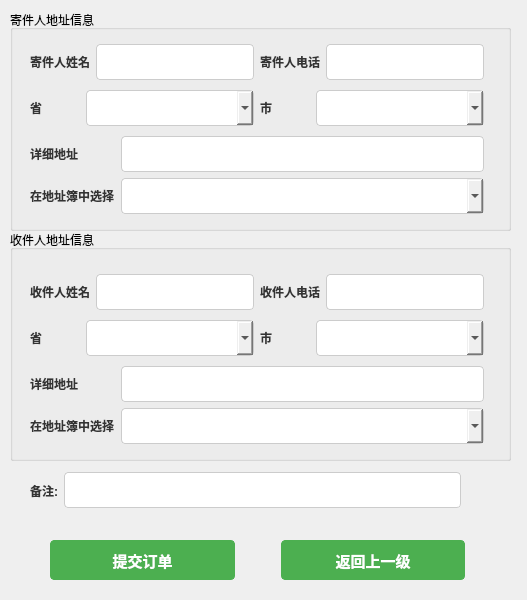
<?xml version="1.0" encoding="UTF-8"?>
<ui version="4.0">
 <class>user_sendout</class>
 <widget class="QWidget" name="user_sendout">
  <property name="geometry">
   <rect>
    <x>0</x>
    <y>0</y>
    <width>527</width>
    <height>600</height>
   </rect>
  </property>
  <property name="windowTitle">
   <string>用户寄件</string>
  </property>
  <widget class="QGroupBox" name="groupBox">
   <property name="geometry">
    <rect>
     <x>10</x>
     <y>10</y>
     <width>501</width>
     <height>221</height>
    </rect>
   </property>
   <property name="styleSheet">
    <string notr="true">
            QLabel {
                color: #333;
                font: 14px &quot;幼圆&quot;;
                font-weight: bold;
            }

            QLineEdit,
            QComboBox {
                padding: 8px;
                font-size: 14px;
                border: 1px solid #ccc;
                border-radius: 4px;
            }

        </string>
   </property>
   <property name="title">
    <string>寄件人地址信息</string>
   </property>
   <widget class="QWidget" name="layoutWidget">
    <property name="geometry">
     <rect>
      <x>20</x>
      <y>30</y>
      <width>454</width>
      <height>178</height>
     </rect>
    </property>
    <layout class="QVBoxLayout" name="verticalLayout">
     <item>
      <layout class="QHBoxLayout" name="horizontalLayout">
       <item>
        <widget class="QLabel" name="label">
         <property name="text">
          <string>寄件人姓名</string>
         </property>
        </widget>
       </item>
       <item>
        <widget class="QLineEdit" name="lineEdit_name1"/>
       </item>
       <item>
        <widget class="QLabel" name="label_2">
         <property name="text">
          <string>寄件人电话</string>
         </property>
        </widget>
       </item>
       <item>
        <widget class="QLineEdit" name="lineEdit_phone1"/>
       </item>
      </layout>
     </item>
     <item>
      <layout class="QHBoxLayout" name="horizontalLayout_2">
       <item>
        <widget class="QLabel" name="label_4">
         <property name="maximumSize">
          <size>
           <width>50</width>
           <height>16777215</height>
          </size>
         </property>
         <property name="text">
          <string>省</string>
         </property>
        </widget>
       </item>
       <item>
        <widget class="QComboBox" name="comboBox_province1">
         <item>
          <property name="text">
           <string/>
          </property>
         </item>
        </widget>
       </item>
       <item>
        <widget class="QLabel" name="label_5">
         <property name="maximumSize">
          <size>
           <width>50</width>
           <height>16777215</height>
          </size>
         </property>
         <property name="text">
          <string>市</string>
         </property>
        </widget>
       </item>
       <item>
        <widget class="QComboBox" name="comboBox_city1"/>
       </item>
      </layout>
     </item>
     <item>
      <layout class="QGridLayout" name="gridLayout">
       <item row="0" column="0">
        <widget class="QLabel" name="label_6">
         <property name="text">
          <string>详细地址</string>
         </property>
        </widget>
       </item>
       <item row="0" column="1">
        <widget class="QLineEdit" name="lineEdit_address1"/>
       </item>
       <item row="1" column="0">
        <widget class="QLabel" name="label_in_address_book">
         <property name="text">
          <string>在地址簿中选择</string>
         </property>
        </widget>
       </item>
       <item row="1" column="1">
        <widget class="QComboBox" name="comboBox_addressBook1">
         <item>
          <property name="text">
           <string/>
          </property>
         </item>
        </widget>
       </item>
      </layout>
     </item>
    </layout>
   </widget>
  </widget>
  <widget class="QGroupBox" name="groupBox_2">
   <property name="geometry">
    <rect>
     <x>10</x>
     <y>230</y>
     <width>501</width>
     <height>231</height>
    </rect>
   </property>
   <property name="styleSheet">
    <string notr="true">
            QLabel {
                color: #333;
                font: 14px &quot;幼圆&quot;;
                font-weight: bold;
            }

            QLineEdit,
            QComboBox {
                padding: 8px;
                font-size: 14px;
                border: 1px solid #ccc;
                border-radius: 4px;
            }
        </string>
   </property>
   <property name="title">
    <string>收件人地址信息</string>
   </property>
   <widget class="QWidget" name="layoutWidget_2">
    <property name="geometry">
     <rect>
      <x>20</x>
      <y>40</y>
      <width>454</width>
      <height>178</height>
     </rect>
    </property>
    <layout class="QVBoxLayout" name="verticalLayout_2">
     <item>
      <layout class="QHBoxLayout" name="horizontalLayout_4">
       <item>
        <widget class="QLabel" name="label_3">
         <property name="text">
          <string>收件人姓名</string>
         </property>
        </widget>
       </item>
       <item>
        <widget class="QLineEdit" name="lineEdit_name2"/>
       </item>
       <item>
        <widget class="QLabel" name="label_7">
         <property name="text">
          <string>收件人电话</string>
         </property>
        </widget>
       </item>
       <item>
        <widget class="QLineEdit" name="lineEdit_phone2"/>
       </item>
      </layout>
     </item>
     <item>
      <layout class="QHBoxLayout" name="horizontalLayout_5">
       <item>
        <widget class="QLabel" name="label_8">
         <property name="maximumSize">
          <size>
           <width>50</width>
           <height>16777215</height>
          </size>
         </property>
         <property name="text">
          <string>省</string>
         </property>
        </widget>
       </item>
       <item>
        <widget class="QComboBox" name="comboBox_province2">
         <item>
          <property name="text">
           <string/>
          </property>
         </item>
        </widget>
       </item>
       <item>
        <widget class="QLabel" name="label_9">
         <property name="maximumSize">
          <size>
           <width>50</width>
           <height>16777215</height>
          </size>
         </property>
         <property name="text">
          <string>市</string>
         </property>
        </widget>
       </item>
       <item>
        <widget class="QComboBox" name="comboBox_city2"/>
       </item>
      </layout>
     </item>
     <item>
      <layout class="QGridLayout" name="gridLayout_2">
       <item row="0" column="1">
        <widget class="QLineEdit" name="lineEdit_address2"/>
       </item>
       <item row="0" column="0">
        <widget class="QLabel" name="label_10">
         <property name="text">
          <string>详细地址</string>
         </property>
        </widget>
       </item>
       <item row="1" column="0">
        <widget class="QLabel" name="label_in_address_book">
         <property name="text">
          <string>在地址簿中选择</string>
         </property>
        </widget>
       </item>
       <item row="1" column="1">
        <widget class="QComboBox" name="comboBox_addressBook2">
         <item>
          <property name="text">
           <string/>
          </property>
         </item>
        </widget>
       </item>
      </layout>
     </item>
    </layout>
   </widget>
  </widget>
  <widget class="QWidget" name="layoutWidget_3">
   <property name="geometry">
    <rect>
     <x>30</x>
     <y>470</y>
     <width>431</width>
     <height>41</height>
    </rect>
   </property>
   <layout class="QHBoxLayout" name="horizontalLayout_7">
    <item>
     <widget class="QLabel" name="label_11">
      <property name="styleSheet">
       <string notr="true">QLabel {
    color: #333;
    font: 14px &quot;幼圆&quot;;
    font-weight: bold;
}
</string>
      </property>
      <property name="text">
       <string>备注:</string>
      </property>
     </widget>
    </item>
    <item>
     <widget class="QLineEdit" name="lineEdit_extra">
      <property name="styleSheet">
       <string notr="true">  QLineEdit {
                padding: 8px;
                font-size: 14px;
                border: 1px solid #ccc;
                border-radius: 4px;
            }</string>
      </property>
     </widget>
    </item>
   </layout>
  </widget>
  <widget class="QWidget" name="layoutWidget">
   <property name="geometry">
    <rect>
     <x>10</x>
     <y>540</y>
     <width>495</width>
     <height>40</height>
    </rect>
   </property>
   <layout class="QHBoxLayout" name="horizontalLayout_8">
    <item>
     <spacer name="horizontalSpacer_2">
      <property name="orientation">
       <enum>Qt::Horizontal</enum>
      </property>
      <property name="sizeType">
       <enum>QSizePolicy::Minimum</enum>
      </property>
      <property name="sizeHint" stdset="0">
       <size>
        <width>40</width>
        <height>20</height>
       </size>
      </property>
     </spacer>
    </item>
    <item>
     <widget class="QPushButton" name="submitBtn">
      <property name="styleSheet">
       <string notr="true">
             QPushButton {
                padding: 8px 16px;
                font-size: 15px;
                font-weight: bold;
                border: 1px solid #4CAF50;
                border-radius: 4px;
                color: #fff;
                background-color: #4CAF50;
            }

            QPushButton:hover {
                background-color: #45a049;
                border: 1px solid #45a049;
            }
        </string>
      </property>
      <property name="text">
       <string>提交订单</string>
      </property>
     </widget>
    </item>
    <item>
     <spacer name="horizontalSpacer_4">
      <property name="orientation">
       <enum>Qt::Horizontal</enum>
      </property>
      <property name="sizeType">
       <enum>QSizePolicy::Minimum</enum>
      </property>
      <property name="sizeHint" stdset="0">
       <size>
        <width>40</width>
        <height>20</height>
       </size>
      </property>
     </spacer>
    </item>
    <item>
     <widget class="QPushButton" name="returnBtn">
      <property name="styleSheet">
       <string notr="true">
             QPushButton {
                padding: 8px 16px;
                font-size: 15px;
                font-weight: bold;
                border: 1px solid #4CAF50;
                border-radius: 4px;
                color: #fff;
                background-color: #4CAF50;
            }

            QPushButton:hover {
                background-color: #45a049;
                border: 1px solid #45a049;
            }
        </string>
      </property>
      <property name="text">
       <string>返回上一级</string>
      </property>
     </widget>
    </item>
    <item>
     <spacer name="horizontalSpacer_3">
      <property name="orientation">
       <enum>Qt::Horizontal</enum>
      </property>
      <property name="sizeType">
       <enum>QSizePolicy::Minimum</enum>
      </property>
      <property name="sizeHint" stdset="0">
       <size>
        <width>40</width>
        <height>20</height>
       </size>
      </property>
     </spacer>
    </item>
   </layout>
  </widget>
 </widget>
 <resources/>
 <connections/>
</ui>
